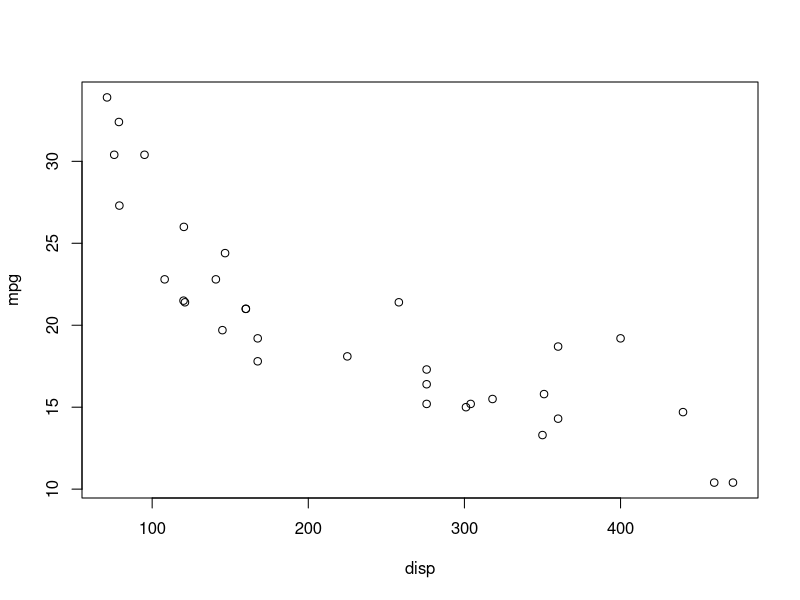
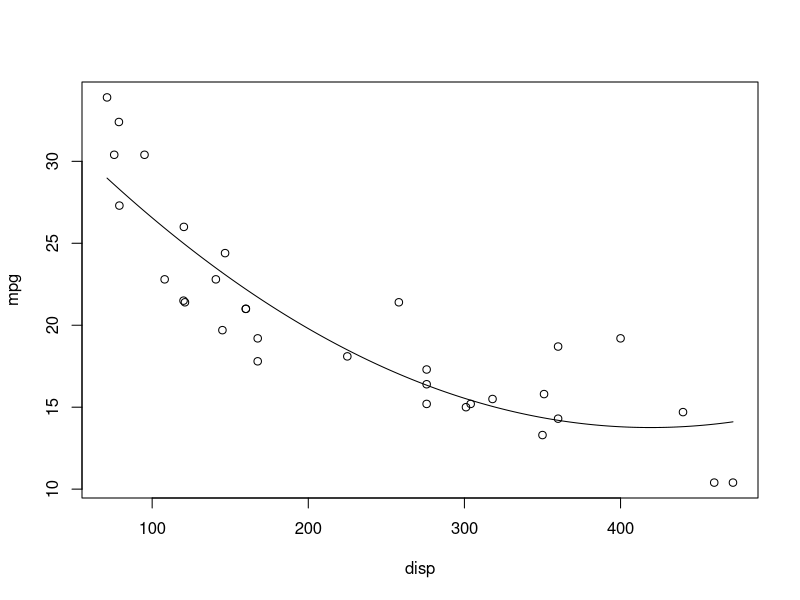
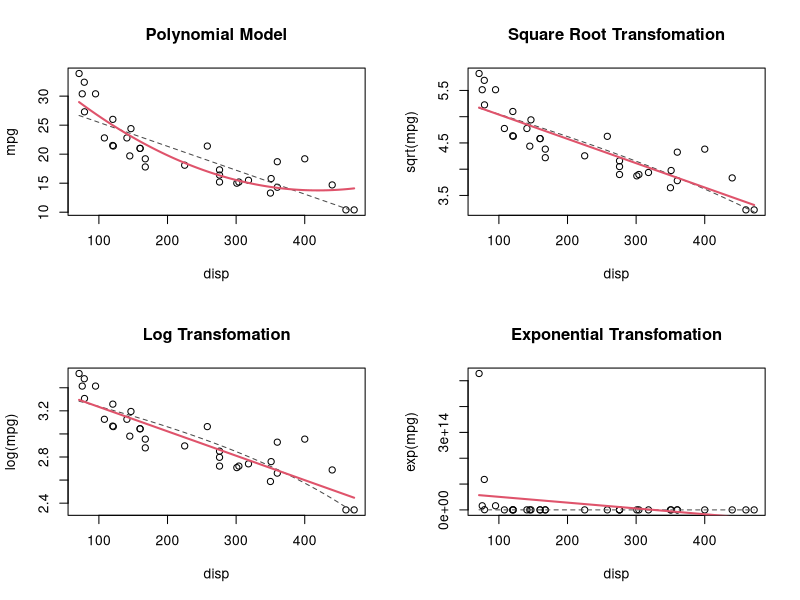
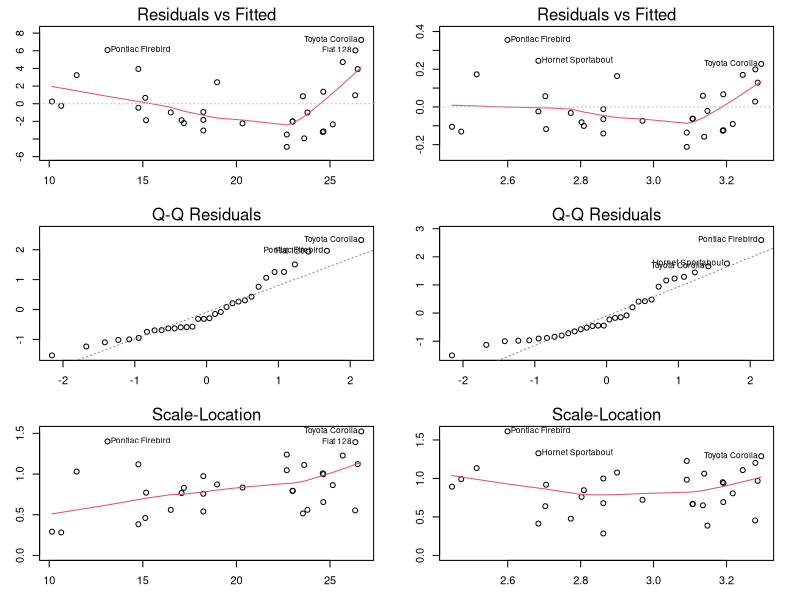
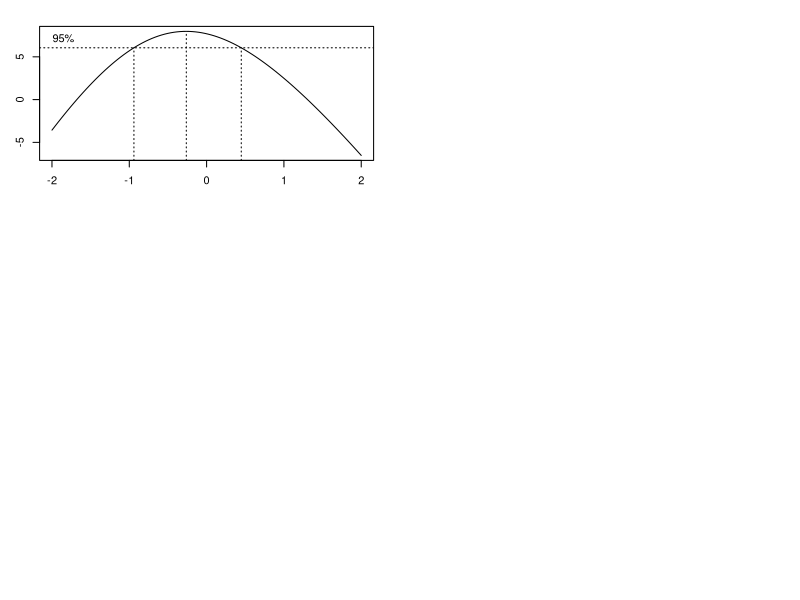
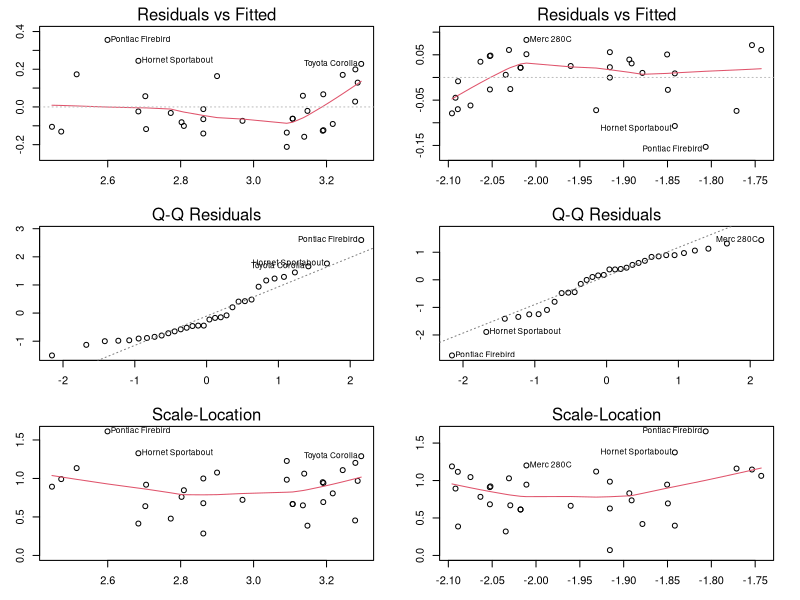

These charts were generated, in order, by the following R code:
## ---- chunk 1
plot(mpg ~ disp, data = mtcars)
## ---- chunk 2
plot(mpg ~ disp, data = mtcars)
disp_seq <- seq(min(mtcars$disp), max(mtcars$disp), 0.1)
poly_seq <- lm(mpg ~ poly(disp, 2), data = mtcars) |>
    predict(newdata = list(disp = disp_seq))
lines(disp_seq, poly_seq)
## ---- chunk 3
par(mfrow = c(2,2))
disp_seq <- seq(min(mtcars$disp), max(mtcars$disp), 0.1)
lm_seq <- lm(mpg ~ disp, data = mtcars) |>
    predict(newdata = list(disp = disp_seq))

plot(mpg ~ disp, data = mtcars,
    main = "Polynomial Model")
poly_seq <- lm(mpg ~ poly(disp, 2), data = mtcars) |>
    predict(newdata = list(disp = disp_seq))
lines(disp_seq, lm_seq, col = "#4a4a4a", lty = 2)
lines(disp_seq, poly_seq, col = 2, lwd = 2)

plot(sqrt(mpg) ~ disp, data = mtcars,
    main = "Square Root Transfomation")
sqrt_seq <- lm(sqrt(mpg) ~ disp, data = mtcars) |>
    predict(newdata = list(disp = disp_seq))
lines(disp_seq, sqrt(lm_seq), col = "#4a4a4a", lty = 2)
lines(disp_seq, sqrt_seq, col = 2, lwd = 2)

plot(log(mpg) ~ disp, data = mtcars,
    main = "Log Transfomation")
log_seq <- lm(log(mpg) ~ disp, data = mtcars) |>
    predict(newdata = list(disp = disp_seq))
lines(disp_seq, log(lm_seq), col = "#4a4a4a", lty = 2)
lines(disp_seq, log_seq, col = 2, lwd = 2)

plot(exp(mpg) ~ disp, data = mtcars,
    main = "Exponential Transfomation")
exp_seq <- lm(exp(mpg) ~ disp, data = mtcars) |>
    predict(newdata = list(disp = disp_seq))
lines(disp_seq, exp(lm_seq), col = "#4a4a4a", lty = 2)
lines(disp_seq, exp_seq, col = 2, lwd = 2)

## ---- chunk 4
mtcars$log_mpg <- log(mtcars$mpg)

log_lm <- lm(log_mpg ~ disp, data = mtcars)
raw_lm <- lm(mpg ~ disp, data = mtcars)

par(mfrow = c(3,2), mar = c(3,3,2,2))
plot(raw_lm, which = 1)
plot(log_lm, which = 1)
plot(raw_lm, which = 2)
plot(log_lm, which = 2)
plot(raw_lm, which = 3)
plot(log_lm, which = 3)
## ---- chunk 5
library(MASS)
boxcox(lm(mtcars$mpg ~ mtcars$disp), data = mtcars)
## ---- chunk 6
bc <- boxcox(lm(mtcars$mpg ~ mtcars$disp), data = mtcars, plotit = FALSE)
print(bc)
print(paste0("Optimal value of lamba is: ", bc$x[which.max(bc$y)]))
## ---- chunk 7
mtcars$opt_mpg <- (mtcars$mpg^(-0.3) - 1)/0.3

optimal_lm <- lm(opt_mpg ~ disp, data = mtcars)
raw_lm <- lm(mpg ~ disp, data = mtcars)

par(mfrow = c(3,2), mar = c(3,3,2,2))
plot(log_lm, which = 1)
plot(optimal_lm, which = 1)
plot(log_lm, which = 2)
plot(optimal_lm, which = 2)
plot(log_lm, which = 3)
plot(optimal_lm, which = 3)
